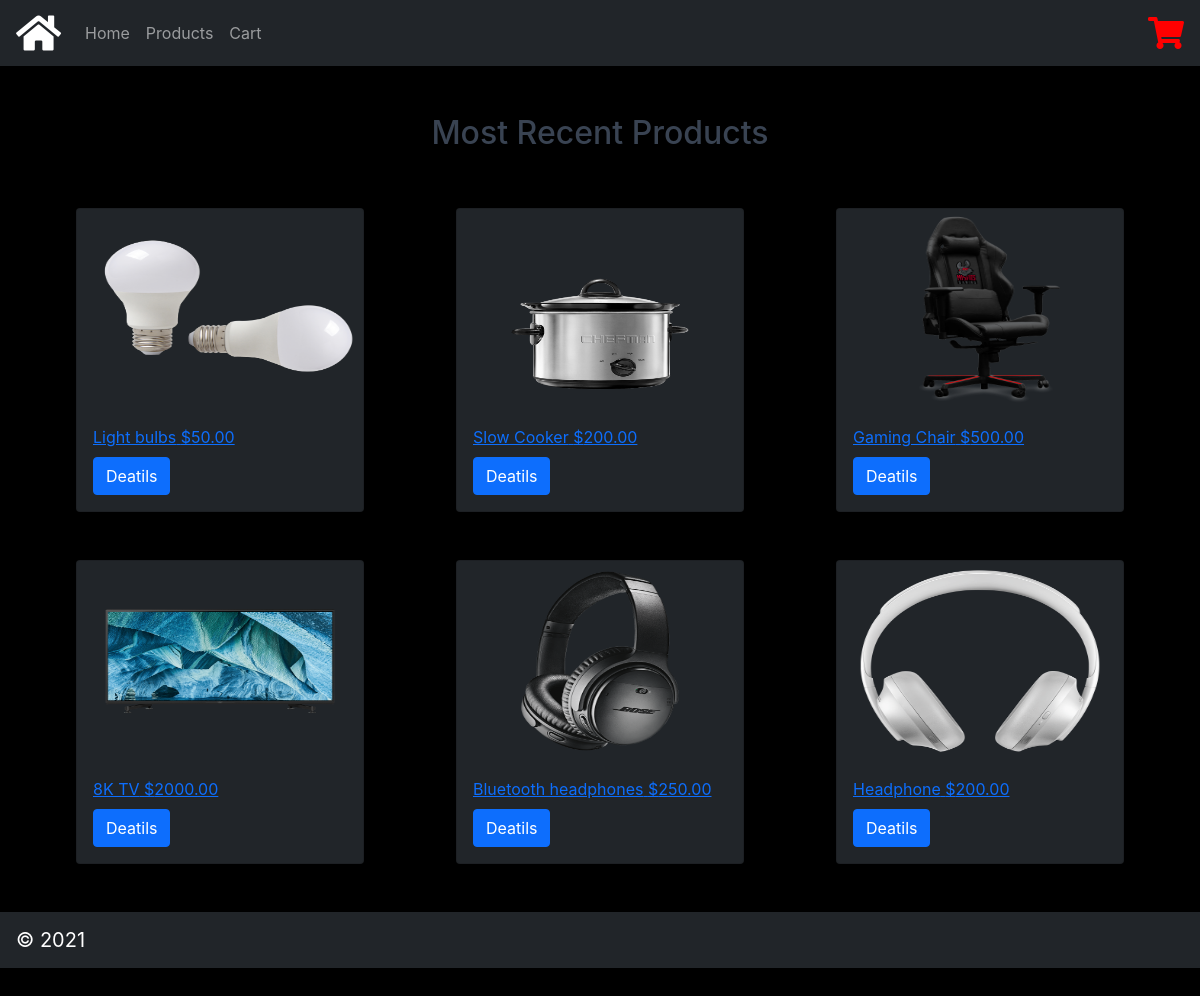
The page / on the database its author committed.
### tables this page shows
CREATE TABLE `products` (
  `id` int(11) NOT NULL,
  `name` varchar(200) NOT NULL,
  `desc` text NOT NULL,
  `price` decimal(7,2) NOT NULL,
  `rrp` decimal(7,2) NOT NULL DEFAULT '0.00',
  `quantity` int(11) NOT NULL,
  `img` text NOT NULL,
  `date_added` datetime NOT NULL DEFAULT CURRENT_TIMESTAMP
);

### index.php (called while the page is built, shortened)
<?php
include 'functions.php';
$page = isset($_GET['page'])
        && file_exists($_GET['page'] . '.php') ? $_GET['page'] : 'home';
include $page . '.php';
?>

### home.php (the view, shortened to what this page needs)
<?php
$stmt = $pdo->prepare('SELECT * FROM products ORDER BY date_added DESC LIMIT 6');
$stmt->execute();
$recently_added_products = $stmt->fetchAll(PDO::FETCH_ASSOC);
?>
<?=template_header('Home')?>
<div class="container mt-5">
    <h2 class="text-center">Most Recent Products</h2>
    <div class="row">
        <?php foreach ($recently_added_products as $product): ?>
        <div class="col-12 col-lg-4 d-flex justify-content-center">
            <a href="index.php?page=product&id=<?=$product['id']?>" class="product">
            <div class="card text-white bg-dark mt-5" style="width: 18rem;">
                  <img class="card-img-top" src="imgs/<?=$product['img']?>" width="200" height="200" alt="<?=$product['name']?>">
                  <div class="card-body">
                    <p class="card-text">
                        <span class="name"><?=$product['name']?></span>
                        <span class="price">
                        &dollar;<?=$product['price']?>
                    </p>
                </a>
                    <a href="index.php?page=product&id=<?=$product['id']?>" class="btn btn-primary mt-2">Deatils</a>
                </div>
            </div>
        </div>
        <?php endforeach; ?>
<?=template_footer()?>

### functions.php (shortened to what this page needs)
<?php
function template_header($title) {
echo <<<EOT
<html lang="en">
  <head>
    <link rel="stylesheet" href="https://cdn.jsdelivr.net/npm/bootstrap@4.5.3/dist/css/bootstrap.min.css">
    <link href="style.css" rel="stylesheet" type="text/css">
    <link rel="stylesheet" href="https://use.fontawesome.com/releases/v5.8.2/css/all.css">
    <link href="https://cdn.jsdelivr.net/npm/bootstrap@5.0.0-beta3/dist/css/bootstrap.min.css" rel="stylesheet">
</head>
	<body style="background-color: black; color: red;">
  <nav class="navbar navbar-expand-lg navbar-dark bg-dark">
  <a class="navbar-brand" href="index.php"><i class="fas fa-home fa-2x"></i></a>
  <div class="collapse navbar-collapse" id="navbarSupportedContent">
    <ul class="navbar-nav mr-auto">
      <li class="nav-item">
        <a class="nav-link" href="index.php">Home</a>
      </li>
      <li class="nav-item">
        <a class="nav-link" href="index.php?page=products">Products</a>
      </li>
      <li class="nav-item">
        <a class="nav-link" href="index.php?page=cart">Cart</a>
      </li>
    </ul>
    <div class="my-2 my-lg-0">
        <a href="index.php?page=cart">
		<i style="color:red;" class="fas fa-shopping-cart fa-2x"></i>
		</a>
    </div>
</nav>
EOT;
}
function template_footer() {
$year = date('Y');
echo <<<EOT
    <! --************************************************************ -->
    <! --************************************************************ -->
    <nav class="navbar navbar-expand-lg navbar-dark bg-dark mt-5">
        <a class="navbar-brand text-center" href="index.php">&copy; $year</a>
    </div>
    </body>
</html>
EOT;
}
?>

### style.css (style rules this page uses)
* { box-sizing: border-box; font-family: -apple-system, BlinkMacSystemFont, "segoe ui", roboto, oxygen, ubuntu, cantarell, "fira sans", "droid sans", "helvetica neue", Arial, sans-serif; font-size: 16px; -webkit-font-smoothing: antialiased; -moz-osx-font-smoothing: grayscale; }
html { height: 100%; }
body { position: relative; min-height: 100%; color: white; background-color: black; margin: 0; padding-bottom: 100px; }
h1, h2, h3, h4, h5 { color: #394352; }

### rows shown on the page
products: img (picture), name "Light bulbs", price "50.00"
products: img (picture), name "Slow Cooker", price "200.00"
products: img (picture), name "Gaming Chair", price "500.00"
products: img (picture), name "8K TV", price "2000.00"
products: img (picture), name "Bluetooth headphones", price "250.00"
products: img (picture), name "Headphone", price "200.00"
